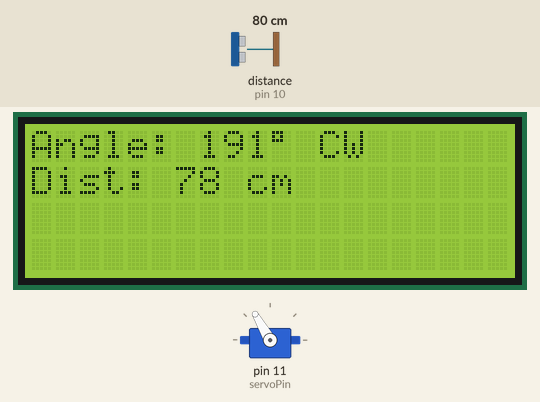
This sketch was run on a simulated Arduino Uno, built with avr-gcc and run on an emulated ATmega328P. Parts: 20×4 character LCD, servo. Wiring (inferred from the names in the program): ultrasonic range finder: trigger pin 9; echo pin 10. The inputs (shaded band) are chosen by the test bench; at power-on: distance to the obstacle (sensor on pin 10) 80 cm. The echo pulse lasts 58.3 µs per cm.

Above: at 1.2 s.
1.3 s: distance to the obstacle (sensor on pin 10) set to 35 cm
At 1.49 s:
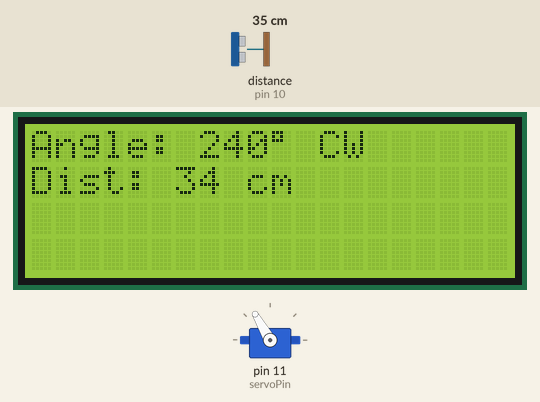
4.3 s: distance to the obstacle (sensor on pin 10) set to 18 cm
At 4.5 s:
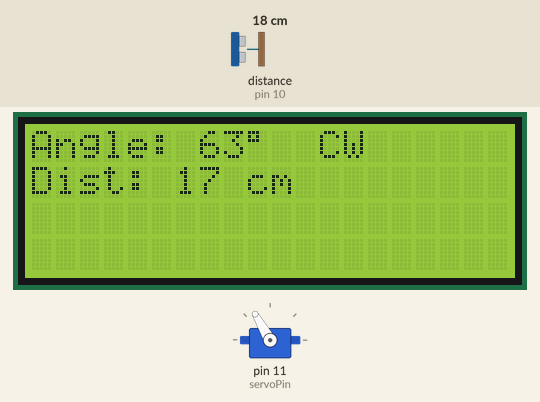
7.3 s: distance to the obstacle (sensor on pin 10) set to 120 cm
At 7.51 s:
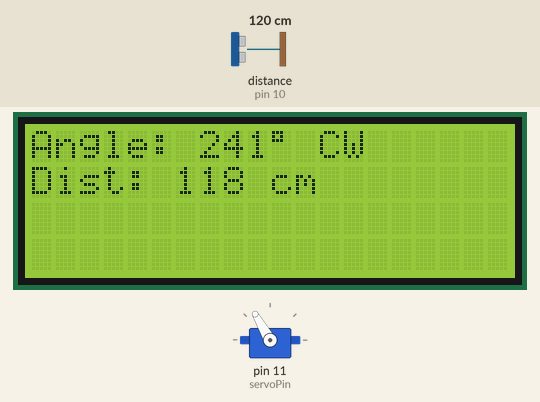
10.3 s: distance to the obstacle (sensor on pin 10) set to 18 cm
At 10.51 s:
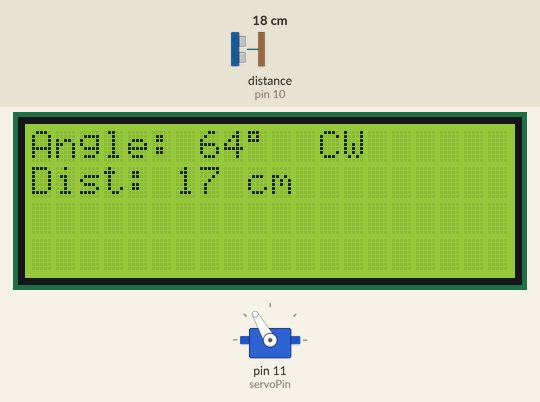
13.3 s: distance to the obstacle (sensor on pin 10) set to 120 cm
At 13.65 s:
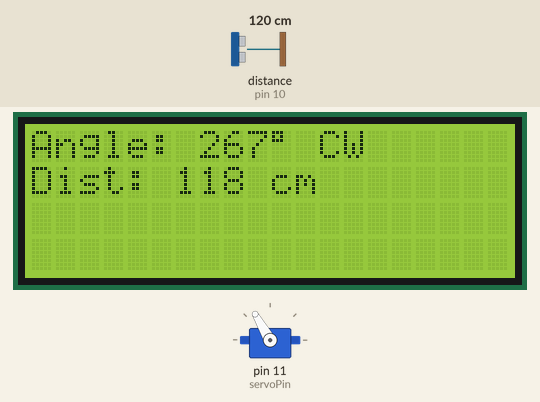
16.3 s: distance to the obstacle (sensor on pin 10) set to 18 cm
At 16.65 s:
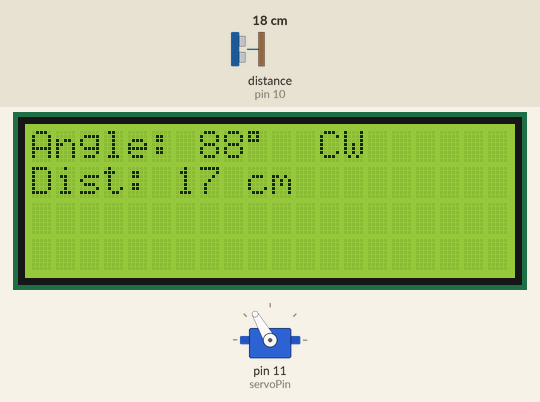
Timing chart, 0 to 19.3 s (numbered marks = the images above; inputs shaded):
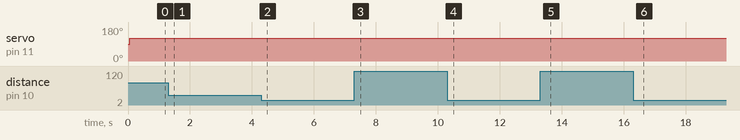

The sketch:

code3.ino
```cpp
#include <Wire.h>
#include <LiquidCrystal_I2C.h>
#include <Servo.h>

LiquidCrystal_I2C lcd(0x27, 20, 4);

const int trigPin = 9;
const int echoPin = 10;
const int servoPin = 11;

Servo servo;
const int servoSpeed = 120;
const unsigned long rotationDuration = 2000;
unsigned long rotationStartTime;

void setup() {
  lcd.init();
  lcd.backlight();
  servo.attach(servoPin);
  pinMode(trigPin, OUTPUT);
  pinMode(echoPin, INPUT);
  servo.write(servoSpeed);
  rotationStartTime = millis();
}

void loop() {
  unsigned long elapsed = (millis() - rotationStartTime) % rotationDuration;
  int estimatedAngle = map(elapsed, 0, rotationDuration, 0, 360);
  int distance = getDistance();

  lcd.clear();
  lcd.setCursor(0, 0);
  lcd.print("Angle: "); lcd.print(estimatedAngle); lcd.print((char)223);

  lcd.setCursor(12, 0);
  if (servoSpeed > 90) lcd.print("CW ");
  else if (servoSpeed < 90) lcd.print("CCW");
  else lcd.print("STP");

  lcd.setCursor(0, 1);
  lcd.print("Dist: ");
  if (distance == -1) {
    lcd.print("No Obj");
  } else {
    lcd.print(distance); lcd.print(" cm");
  }

  delay(100);
}

int getDistance() {
  digitalWrite(trigPin, LOW); delayMicroseconds(2);
  digitalWrite(trigPin, HIGH); delayMicroseconds(10);
  digitalWrite(trigPin, LOW);
  long duration = pulseIn(echoPin, HIGH, 20000);
  if (duration == 0) return -1;
  return duration * 0.034 / 2;
}
```
